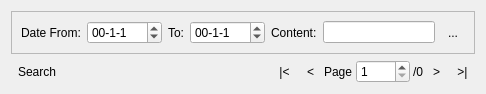
<?xml version="1.0" encoding="UTF-8"?>
<ui version="4.0">
 <class>MessageHistoryViewUI</class>
 <widget class="QWidget" name="MessageHistoryViewUI">
  <property name="geometry">
   <rect>
    <x>0</x>
    <y>0</y>
    <width>486</width>
    <height>92</height>
   </rect>
  </property>
  <property name="sizePolicy">
   <sizepolicy hsizetype="Expanding" vsizetype="Expanding">
    <horstretch>0</horstretch>
    <verstretch>0</verstretch>
   </sizepolicy>
  </property>
  <property name="windowTitle">
   <string>Message History</string>
  </property>
  <layout class="QVBoxLayout" name="verticalLayoutMain">
   <item>
    <widget class="QFrame" name="frameSearch">
     <property name="frameShape">
      <enum>QFrame::StyledPanel</enum>
     </property>
     <property name="frameShadow">
      <enum>QFrame::Raised</enum>
     </property>
     <layout class="QHBoxLayout" name="horizontalLayout_2">
      <item>
       <widget class="QLabel" name="label_3">
        <property name="text">
         <string>Date From:</string>
        </property>
       </widget>
      </item>
      <item>
       <widget class="QDateEdit" name="dateEditStartDate">
        <property name="toolTip">
         <string>Date Format:Year-Month-Day</string>
        </property>
        <property name="whatsThis">
         <string>Date Format:Year-Month-Day</string>
        </property>
        <property name="currentSection">
         <enum>QDateTimeEdit::YearSection</enum>
        </property>
        <property name="displayFormat">
         <string>yy-M-d</string>
        </property>
       </widget>
      </item>
      <item>
       <widget class="QLabel" name="label_2">
        <property name="text">
         <string>To:</string>
        </property>
       </widget>
      </item>
      <item>
       <widget class="QDateEdit" name="dateEditEndDate">
        <property name="toolTip">
         <string>Date Format:Year-Month-Day</string>
        </property>
        <property name="whatsThis">
         <string>Date Format:Year-Month-Day</string>
        </property>
        <property name="currentSection">
         <enum>QDateTimeEdit::YearSection</enum>
        </property>
        <property name="displayFormat">
         <string>yy-M-d</string>
        </property>
       </widget>
      </item>
      <item>
       <widget class="QLabel" name="labelContent">
        <property name="text">
         <string>Content:</string>
        </property>
       </widget>
      </item>
      <item>
       <widget class="QLineEdit" name="lineEditContent">
        <property name="sizePolicy">
         <sizepolicy hsizetype="MinimumExpanding" vsizetype="Fixed">
          <horstretch>0</horstretch>
          <verstretch>0</verstretch>
         </sizepolicy>
        </property>
       </widget>
      </item>
      <item>
       <widget class="QToolButton" name="toolButtonSearch">
        <property name="toolTip">
         <string>Search</string>
        </property>
        <property name="text">
         <string>...</string>
        </property>
        <property name="icon">
         <iconset resource="../resources.qrc">
          <normaloff>:/resources/images/find.png</normaloff>:/resources/images/find.png</iconset>
        </property>
        <property name="checked">
         <bool>false</bool>
        </property>
        <property name="autoRaise">
         <bool>true</bool>
        </property>
       </widget>
      </item>
     </layout>
    </widget>
   </item>
   <item>
    <layout class="QHBoxLayout" name="horizontalLayout">
     <property name="spacing">
      <number>3</number>
     </property>
     <item>
      <widget class="QToolButton" name="toolButtonShowSearchFrame">
       <property name="toolTip">
        <string>Search</string>
       </property>
       <property name="text">
        <string>Search</string>
       </property>
       <property name="icon">
        <iconset resource="../resources.qrc">
         <normaloff>:/resources/images/find.png</normaloff>:/resources/images/find.png</iconset>
       </property>
       <property name="checkable">
        <bool>true</bool>
       </property>
       <property name="checked">
        <bool>false</bool>
       </property>
       <property name="toolButtonStyle">
        <enum>Qt::ToolButtonTextBesideIcon</enum>
       </property>
       <property name="autoRaise">
        <bool>true</bool>
       </property>
      </widget>
     </item>
     <item>
      <spacer name="horizontalSpacer">
       <property name="orientation">
        <enum>Qt::Horizontal</enum>
       </property>
       <property name="sizeHint" stdset="0">
        <size>
         <width>40</width>
         <height>20</height>
        </size>
       </property>
      </spacer>
     </item>
     <item>
      <widget class="QToolButton" name="toolButtonFirstPage">
       <property name="toolTip">
        <string>First Page</string>
       </property>
       <property name="text">
        <string>|&lt;</string>
       </property>
       <property name="autoRaise">
        <bool>true</bool>
       </property>
      </widget>
     </item>
     <item>
      <widget class="QToolButton" name="toolButtonPreviousPage">
       <property name="toolTip">
        <string>Previous Page</string>
       </property>
       <property name="text">
        <string>&lt;</string>
       </property>
       <property name="autoRaise">
        <bool>true</bool>
       </property>
      </widget>
     </item>
     <item>
      <widget class="QLabel" name="label">
       <property name="text">
        <string>Page</string>
       </property>
      </widget>
     </item>
     <item>
      <widget class="QSpinBox" name="spinBoxPageIndex">
       <property name="toolTip">
        <string>Current Page Number</string>
       </property>
       <property name="minimum">
        <number>1</number>
       </property>
       <property name="maximum">
        <number>9999</number>
       </property>
      </widget>
     </item>
     <item>
      <widget class="QLabel" name="labelTotalPages">
       <property name="text">
        <string>/0</string>
       </property>
      </widget>
     </item>
     <item>
      <widget class="QToolButton" name="toolButtonNextPage">
       <property name="toolTip">
        <string>Next Page</string>
       </property>
       <property name="text">
        <string>&gt;</string>
       </property>
       <property name="autoRaise">
        <bool>true</bool>
       </property>
      </widget>
     </item>
     <item>
      <widget class="QToolButton" name="toolButtonLastPage">
       <property name="toolTip">
        <string>Last Page</string>
       </property>
       <property name="text">
        <string>&gt;|</string>
       </property>
       <property name="autoRaise">
        <bool>true</bool>
       </property>
      </widget>
     </item>
    </layout>
   </item>
  </layout>
 </widget>
 <resources>
  <include location="../resources.qrc"/>
 </resources>
 <connections/>
</ui>
